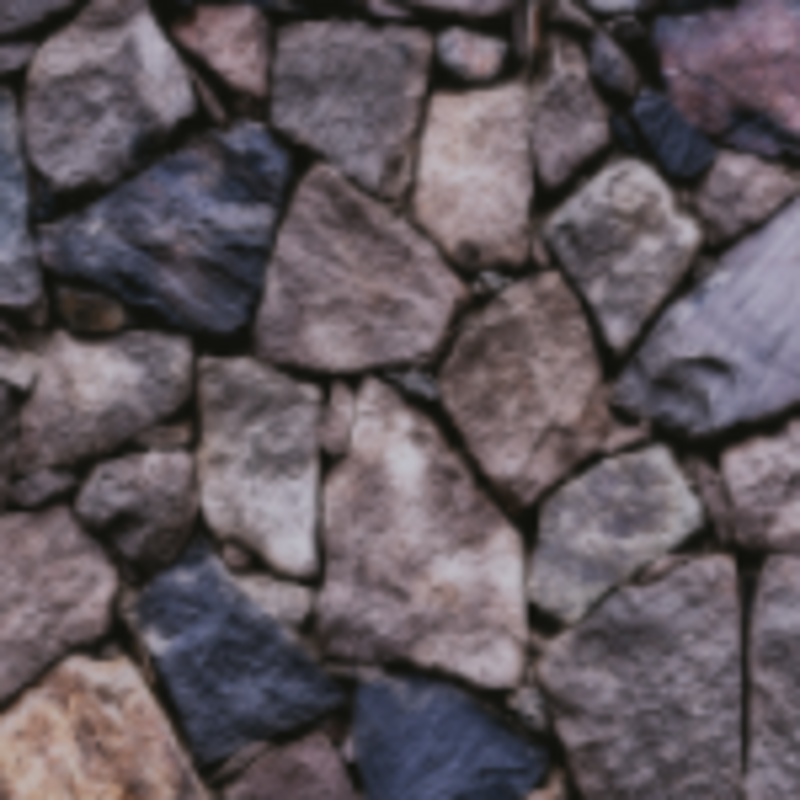
#> input picture camera/src/correspondences_2d3d/Images/template_resized.png, 800 x 800 px, found by its file name
$ python SIFT_testing.py
#> lines starting #> are read from the running program, lines starting #| are printed output that depends on the picture
import cv2

# print(cv2.__version__)
im1 = cv2.imread("./camera/src/correspondences_2d3d/Images/template_resized.png", flags=cv2.IMREAD_GRAYSCALE)
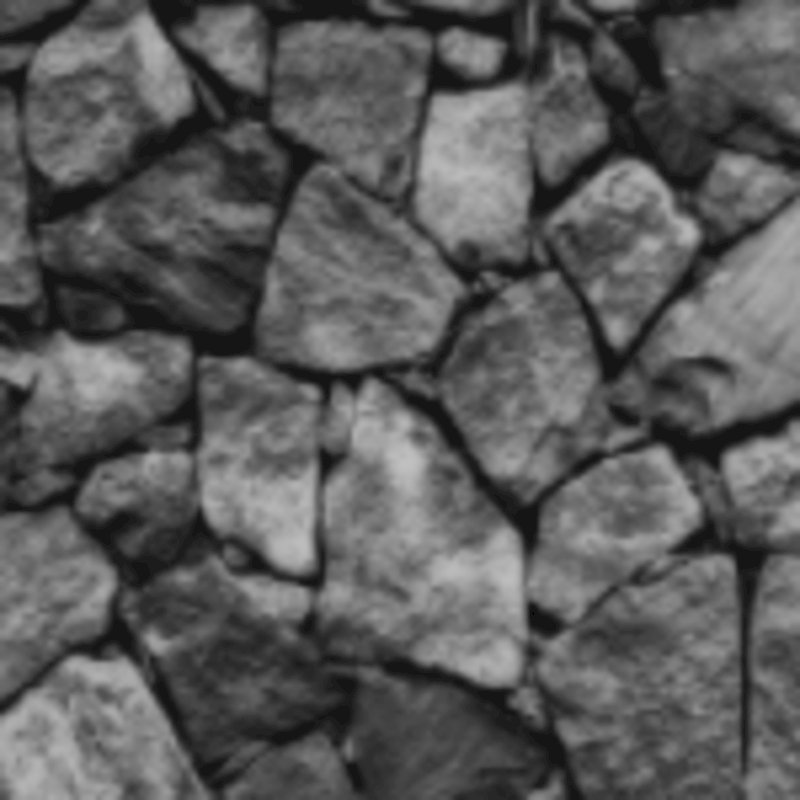
#> im1: shape (800, 800); min 0, max 193, mean 90.5
im2 = cv2.imread("./camera/src/correspondences_2d3d/Images/reference_image.png", flags=cv2.IMREAD_GRAYSCALE)
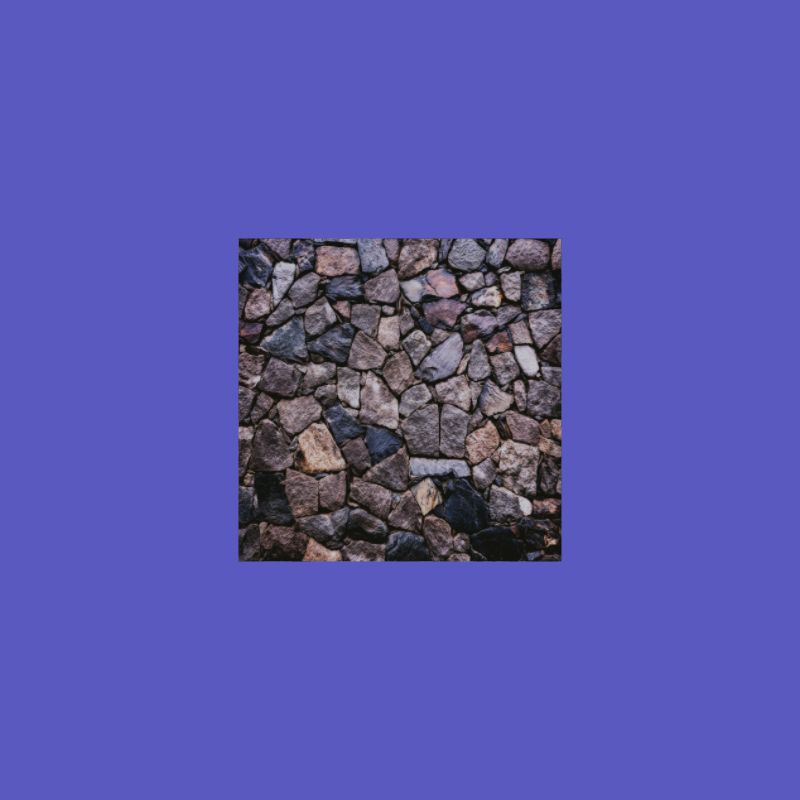
#> input picture camera/src/correspondences_2d3d/Images/reference_image.png, 800 x 800 px, found by its file name
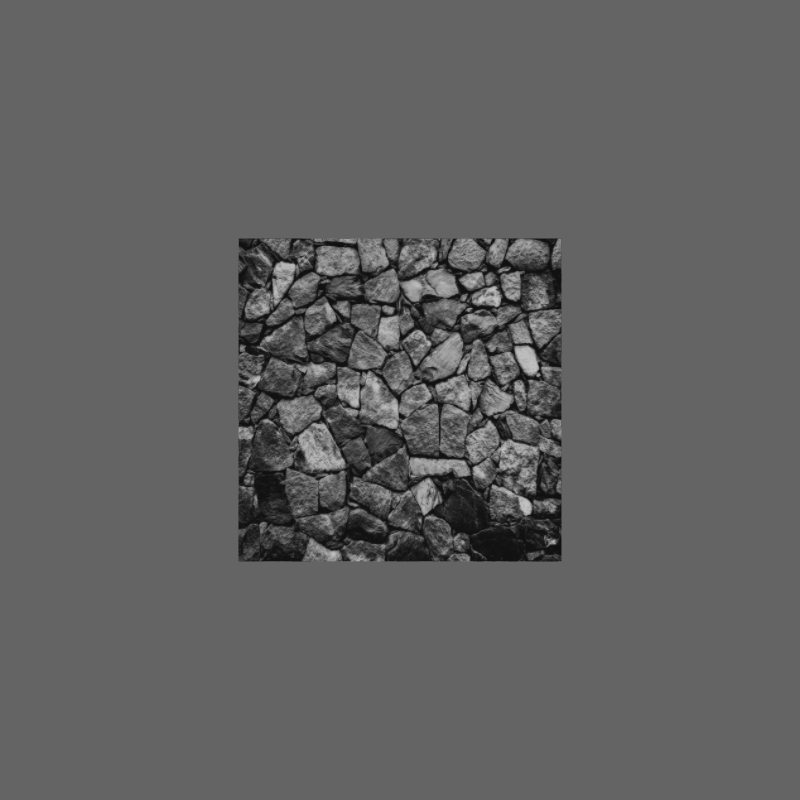
#> im2: shape (800, 800); min 16, max 194, mean 96.9
# im1 = cv2.imread("./drone/drone_control/visual_servo_control/Images/target_image_1475.png", flags=cv2.IMREAD_GRAYSCALE)
# im2 = cv2.imread("./drone/drone_control/visual_servo_control/Images/drone_image_scale_rotation.png", cv2.IMREAD_GRAYSCALE)

# Initialize SIFT detector
sift = cv2.SIFT_create()

# Find the keypoints and their descriptor with SIFT
kp1, des1 = sift.detectAndCompute(im1, None)
#> kp1 = 738 keypoints; strongest (x, y, size): (478, 53, 25), (95, 376, 54.4), (688, 233, 16.8), (446, 79, 24.8)
kp2, des2 = sift.detectAndCompute(im2, None)
#> kp2 = 2434 keypoints; strongest (x, y, size): (526, 506, 8.7), (553, 542, 3.8), (528, 361, 13.2), (519, 386, 6.2)

# Brute-force matching with L2 norm and cross check to ensure better results
bf = cv2.BFMatcher.create(normType=cv2.NORM_L2, crossCheck=True)
matches = bf.match(des1, des2)
#> matches = 544 matches

# Sort matches
matches = sorted(matches, key = lambda x:x.distance)

# print(matches[0].queryIdx, matches[0].trainIdx)
# print(matches[:10])
# print(kp1[0].pt)

# Draw matches
im_matches = cv2.drawMatches(im1, kp1, im2, kp2, matches[:20], None, flags=
                             cv2.DrawMatchesFlags_NOT_DRAW_SINGLE_POINTS)
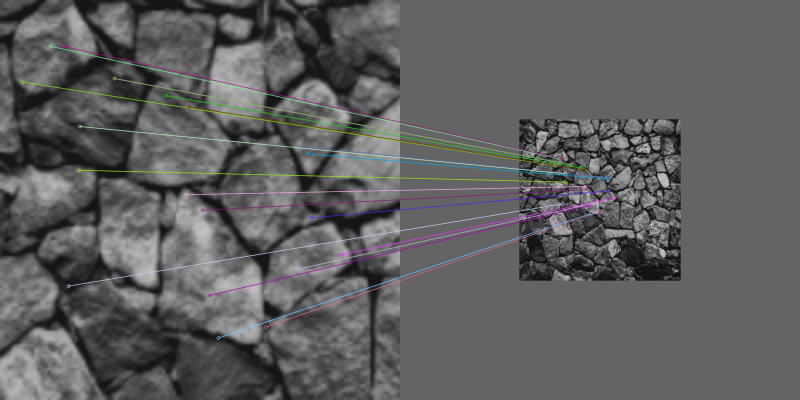
#> im_matches: shape (800, 1600, 3) (shown at 1/2 size); mean of channels 0, 1, 2 94.5, 94.5, 94.5; drawn as B, G, R

# [6 lines of commented-out code are left out]

cv2.imshow('image', im_matches)
cv2.waitKey()
